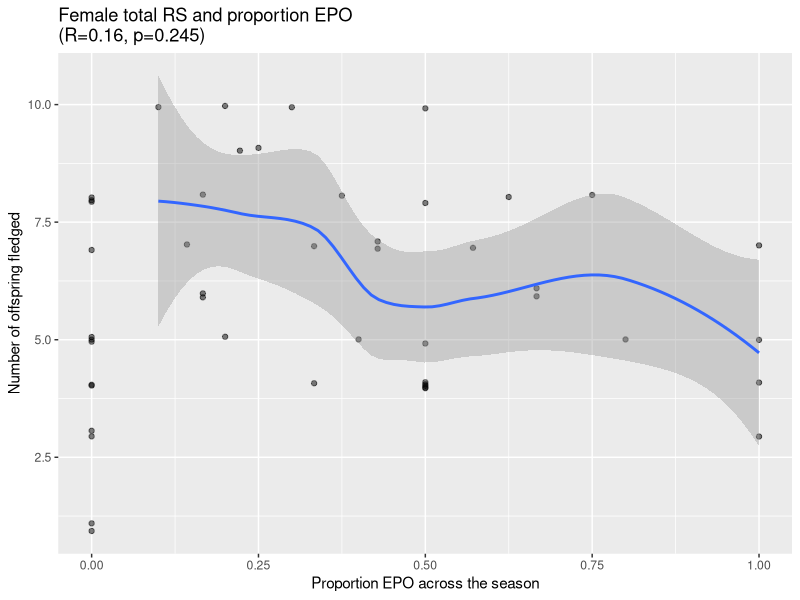
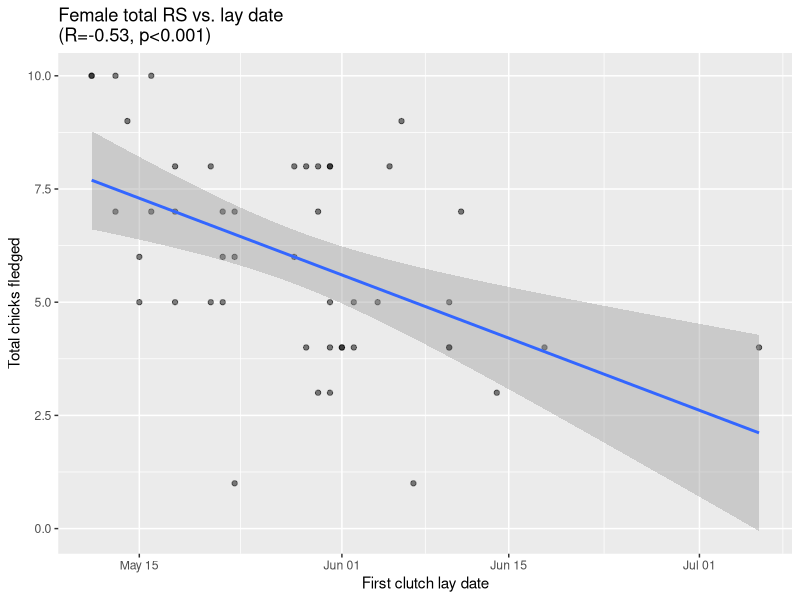
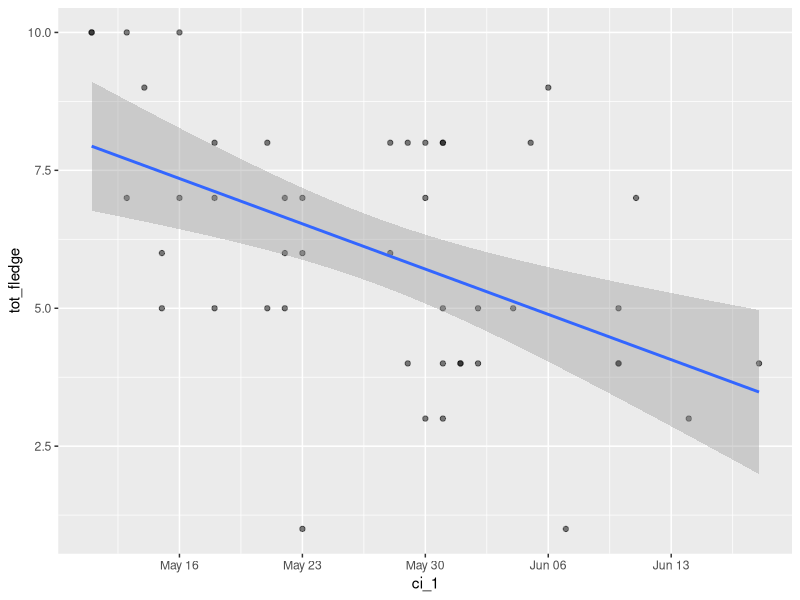
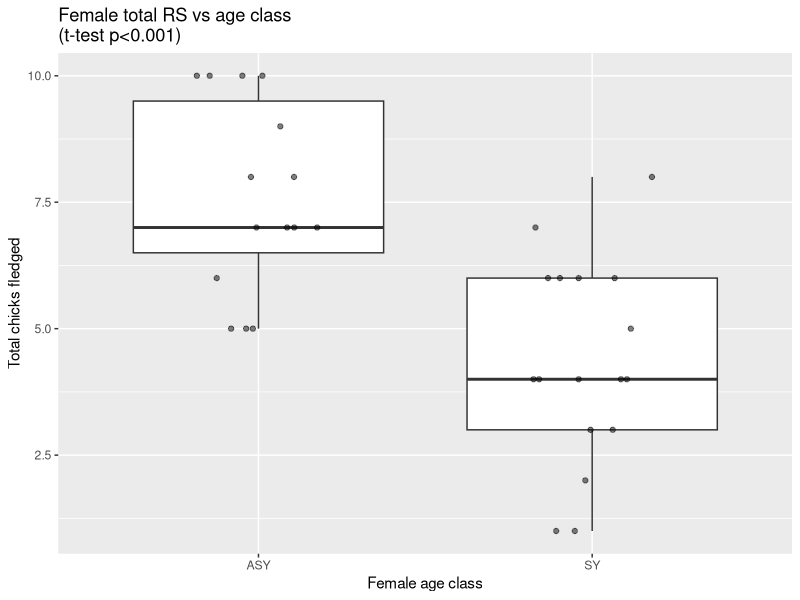
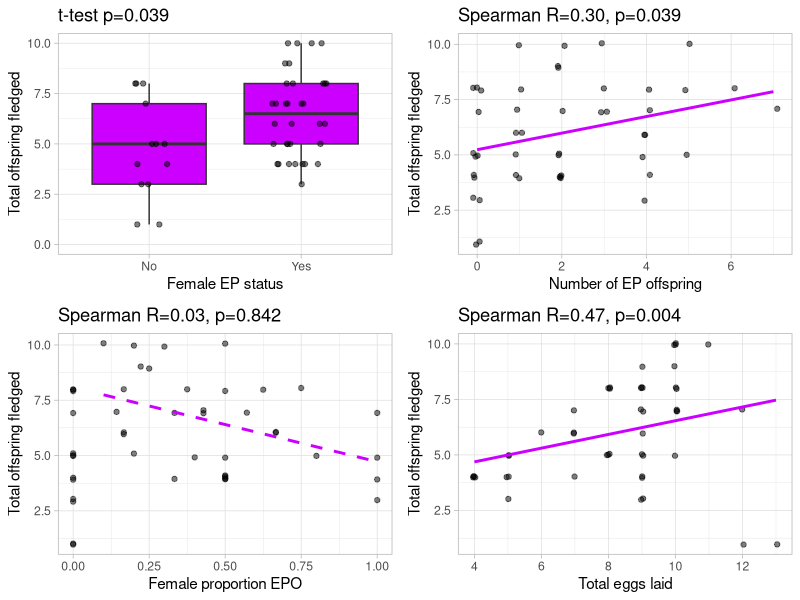
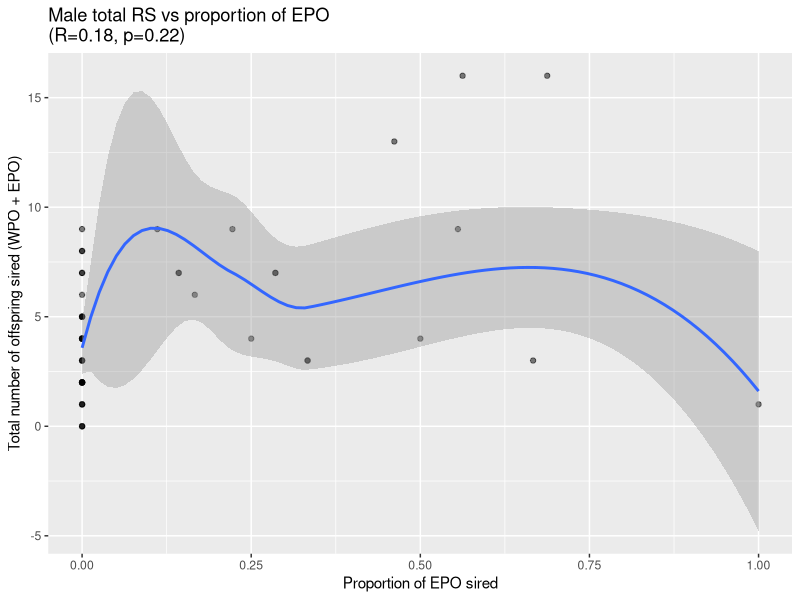
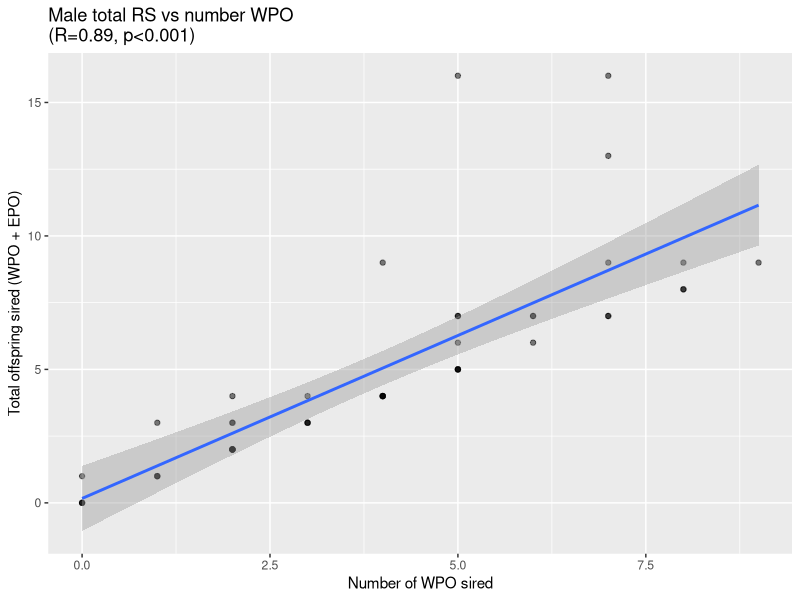
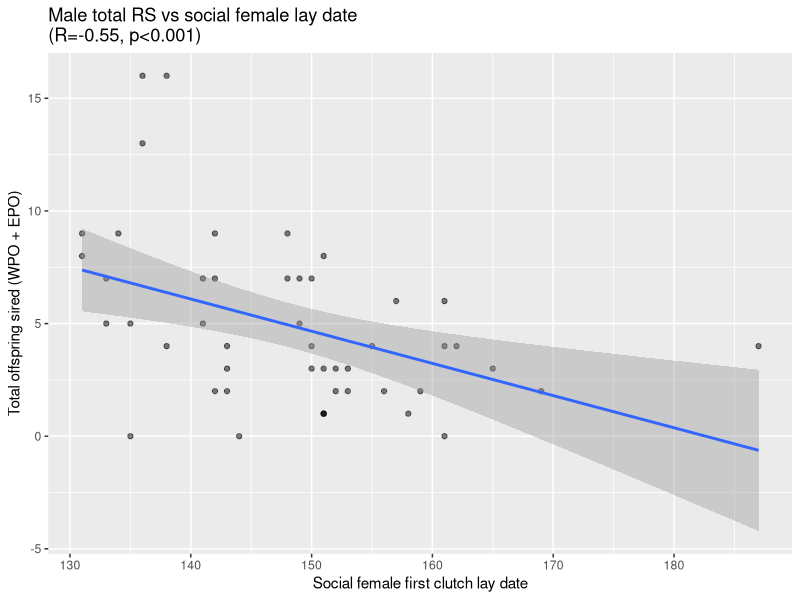

These charts were generated, in order, by the following R code:

################################################################################
# Exploratory figures for female seasonal reproductive success
# Heather Kenny-Duddela
# Aug 20, 2024
################################################################################

# load data
fem <- read.csv("input-files/female_season_table_2025-03-13.csv")

male <- read.csv("input-files/male_season_table_2025-03-13.csv")

### libraries
library(tidyverse) # ggplot2, dplyr, lubridate
library(ggpubr) # for arranging multiple plots in the same panel

# add julian date for ci
fem$ci_1 <- ymd(fem$ci_1)
fem$ci_1_julian <- yday(fem$ci_1)

male$socF_ci <- ymd(male$socF_ci)
male$socF_ci_julian <- yday(male$socF_ci)



################################################################################

fem$ep.yes.factor <- factor(fem$ep.yes, levels=c(0,1), labels=c("No","Yes"))

### Do females with EPP fledge more chicks? 
fem.epp.rs <- ggplot(fem, aes(x=ep.yes.factor, y=tot_fledge, group=ep.yes)) +
  geom_boxplot(fill="#CC00FF") +
  geom_point(alpha=0.5,
             position=position_jitter(width=0.2, height=0)) +
  xlab("Female EP status") +
  ylab("Total offspring fledged") +
  ggtitle("t-test p=0.039") +
  ylim(0,10) +
  theme_light()

# ggsave("output-files/female RS and binary EPP.png", w=4, h=6, scale=0.5)
  

t.test(tot_fledge ~ ep.yes, data=fem)
# Welch Two Sample t-test
# 
# data:  tot_fledge by ep.yes
# t = -2.2141, df = 18.958, p-value = 0.03928
# alternative hypothesis: true difference in means between group 0 and group 1 is not equal to 0
# 95 percent confidence interval:
#   -3.30994821 -0.09276673
# sample estimates:
#   mean in group 0 mean in group 1 
# 4.769231        6.470588 

cor.test(fem$tot_fledge, fem$ep.yes, method="spearman")
# Spearman's rank correlation rho
# 
# data:  fem$tot_fledge and fem$ep.yes
# S = 12207, p-value = 0.04471
# alternative hypothesis: true rho is not equal to 0
# sample estimates:
#       rho 
# 0.2942075 


### Do females with higher proportion EPO fledge more chicks? 
fem.prop.rs <- ggplot(fem, aes(x=season.prop.ep, y=tot_fledge, group=ep.yes)) +
  geom_point(alpha=0.5, 
             position=position_jitter(width=0.0, height=0.1)) +
  xlab("Female proportion EPO") +
  ylab("Total offspring fledged")+
  ggtitle("Spearman R=0.03, p=0.842") +
  geom_smooth(method=lm, se=F, linetype="dashed", color="#CC00FF")+
  theme_light() 

# ggsave("output-files/female rs and prop EPO.png", h=4, w=6.6, scale=0.5)

cor.test(fem$season.prop.ep, fem$tot_fledge, method="spearman")
# Spearman's rank correlation rho
# 
# data:  fem$season.prop.ep and fem$tot_fledge
# S = 16781, p-value = 0.8424
# alternative hypothesis: true rho is not equal to 0
# sample estimates:
#        rho 
# 0.02980223 

## check spline smooth
ggplot(fem, aes(x=season.prop.ep, y=tot_fledge, group=ep.yes)) +
  geom_point(alpha=0.5, 
             position=position_jitter(width=0.0, height=0.1)) +
  xlab("Proportion EPO across the season") +
  ylab("Number of offspring fledged") +
  ggtitle("Female total RS and proportion EPO\n(R=0.16, p=0.245)") +
  geom_smooth(method=loess)



### Do females with a higher number of EPO fledge more chicks? 
fem.num.rs <- ggplot(fem, aes(x=num.epo, y=tot_fledge)) +
  geom_point(alpha=0.5, position=position_jitter(h=0.1, w=0.1)) +
  geom_smooth(method=lm, se=F, color="#CC00FF") +
  ylab(NULL) +
  xlab("Number of EP offspring") +
  ylab("Total offspring fledged") +
  ggtitle("Spearman R=0.30, p=0.039") +
  theme_light()

ggsave("output-files/female RS and number EPO.png", h=4, w=6.6, scale=0.5)

cor.test(fem$num.epo, fem$tot_fledge, method="spearman")
# Spearman's rank correlation rho
# 
# data:  fem$num.epo and fem$tot_fledge
# S = 12065, p-value = 0.03879
# alternative hypothesis: true rho is not equal to 0
# sample estimates:
#      rho 
# 0.302467 


### Do female who lay earlier fledge more chicks?

ggplot(fem, aes(x=ci_1, y=tot_fledge)) +
         geom_point(alpha=0.5) +
  geom_smooth(method=lm) +
  xlab("First clutch lay date") +
  ylab("Total chicks fledged") +
  ggtitle("Female total RS vs. lay date\n(R=-0.53, p<0.001)")

ggsave("output-files/female RS vs lay date.png")

cor.test(fem$ci_1_julian, fem$tot_fledge, method="spearman")
# Spearman's rank correlation rho
# 
# data:  fem$ci_1_julian and fem$tot_fledge
# S = 26436, p-value = 0.0001345
# alternative hypothesis: true rho is not equal to 0
# sample estimates:
#        rho 
# -0.5284522 

# check relationship with July dates removed
fem.early <- subset(fem, fem$ci_1_julian<187)

ggplot(fem.early, aes(x=ci_1, y=tot_fledge)) +
  geom_point(alpha=0.5) +
  geom_smooth(method=lm)


### do older females have more offspring? 

# subset known age females
fem.age <- subset(fem, fem$certainty!="low")

ggplot(fem.age, aes(x=age.class, y=tot.chick)) +
  geom_boxplot() +
  geom_point(alpha=0.5, 
             position=position_jitter(width=0.2, height=0)) +
  xlab("Female age class") +
  ylab("Total chicks fledged") +
  ggtitle("Female total RS vs age class\n(t-test p<0.001)")

ggsave("output-files/female RS vs age class.png")

t.test(tot.chick ~ age.class, data=fem.age)  
# Welch Two Sample t-test
# 
# data:  tot.chick by age.class
# t = 4.0067, df = 19.383, p-value = 0.0007296
# alternative hypothesis: true difference in means between group older and group young is not equal to 0
# 95 percent confidence interval:
#   1.614017 5.134646
# sample estimates:
#   mean in group older mean in group young 
# 7.727273            4.352941 


## Do females who lay more eggs fledge more offspring? 

fem.eggs.rs <- ggplot(fem, aes(x=tot_eggs, y=tot_fledge)) +
  geom_point(alpha=0.5, position=position_jitter(h=0.05, w=0.05)) +
  geom_smooth(method=lm, se=F, color="#CC00FF")+
  ylab("Total offspring fledged") +
  xlab("Total eggs laid") +
  ggtitle("Spearman R=0.47, p=0.004") +
  theme_light()

ggsave("output-files/female RS and fecundity.png", h=6, w=8, scale=0.5)

cor.test(fem$tot_eggs, fem$tot_fledge, method="spearman")
# Spearman's rank correlation rho
# 
# data:  fem$tot_eggs and fem$tot_fledge
# S = 10225, p-value = 0.004326
# alternative hypothesis: true rho is not equal to 0
# sample estimates:
#       rho 
# 0.4088508

ggarrange(fem.epp.rs, fem.num.rs, fem.prop.rs, fem.eggs.rs, 
          nrow=2, ncol=2)

## Do females who have more mates fledge more offspring?
fem.mates.rs <- ggplot(fem, aes(x=num.tot.mates, y=tot_fledge)) +
  geom_point(alpha=0.5, position=position_jitter(h=0.05, w=0.05))+
  geom_smooth(method=lm, se=F, color="#CC00FF")+
  ylab("Total offspring fledged") +
  xlab("Total genetic sires") +
  ggtitle("Spearman R=0.39, p=0.007") +
  theme_light()

cor.test(fem$num.tot.mates, fem$tot_fledge, method="spearman")
# Spearman's rank correlation rho
# 
# data:  fem$num.tot.mates and fem$tot_fledge
# S = 10636, p-value = 0.007523
# alternative hypothesis: true rho is not equal to 0
# sample estimates:
#       rho 
# 0.3850706 


##################################################################################
# Exploratory figs for male RS

# Note that for males, we estimate RS based on the sampled chicks only, not 
# on the number that actually fledged. 

male$ep.yes.factor <- factor(male$ep.yes, levels=c(0,1), labels=c("No","Yes"))

### Do males with EP sire more chicks overall? 
male.ep.rs <- ggplot(male, aes(x=ep.yes.factor, y=tot.chick)) +
  geom_boxplot(fill="#00B0F0") + ylim(0,16) +
  geom_point(alpha=0.5,
             position=position_jitter(width=0.2, height=0))+
  xlab("Male EP status (outside social nest)") +
  ylab("Total offspring sired\n(EPO + WPO)") +
  ggtitle("t-test p=0.004")+
  theme_light()

ggsave("output-files/male RS vs binary epp.png", w=4, h=6, scale=0.5)

t.test(tot.chick ~ ep.yes, data=male)
# Welch Two Sample t-test
# 
# data:  tot.chick by ep.yes
# t = -3.2047, df = 21.647, p-value = 0.004144
# alternative hypothesis: true difference in means between group 0 and group 1 is not equal to 0
# 95 percent confidence interval:
#   -6.118842 -1.308103
# sample estimates:
#   mean in group 0 mean in group 1 
# 3.580645        7.294118 


### Do males with more EPO sire more chicks overall? 
male.num.rs <- ggplot(male, aes(x=ep.chick, y=tot.chick)) +
  geom_point(alpha=0.5, 
             position=position_jitter(h=0.1, w=0.1)) +
  geom_smooth(method=lm, se=F, color="#00B0F0") +
  xlab("Number of EPO sired") +
  ylab("Total offspring sired\n(WPO + EPO)") +
  ggtitle("Spearman R=0.50, p<0.001") +
  theme_light()

ggsave("output-files/male RS vs number EPO.png", h=4, w=6.6, scale=0.5)

cor.test(male$ep.chick, male$tot.chick, method="spearman")
# Spearman's rank correlation rho
# 
# data:  male$ep.chick and male$tot.chick
# S = 9187.5, p-value = 0.0002837
# alternative hypothesis: true rho is not equal to 0
# sample estimates:
#       rho 
# 0.5013314 


### Do males who sire a higher proportion of EP offspring have higher RS?
male.prop.rs <- ggplot(male, aes(x=prop.sired.epo, y=tot.chick)) +
  geom_point(alpha=0.5, position=position_jitter(h=0.1, w=0)) +
  geom_smooth(method=lm, se=F, linetype="solid", color="#00B0F0") +
  xlab("Proportion of total sired that are EPO") +
  ylab("Total offspring sired\n(WPO + EPO)") +
  ggtitle("Spearman R=0.39, p=0.005") +
  theme_light()

ggsave("output-files/male RS vs prop epo sired.png", h=4, w=6.6, scale=0.5)

cor.test(male$prop.sired.epo, male$tot.chick, method="spearman")
# Spearman's rank correlation rho
# 
# data:  male$prop.sired.epo and male$tot.chick
# S = 11169, p-value = 0.005624
# alternative hypothesis: true rho is not equal to 0
# sample estimates:
#       rho 
# 0.3937573 

## check spline smooth
ggplot(male, aes(x=prop.sired.epo, y=tot.chick)) +
  geom_point(alpha=0.5) +
  geom_smooth(method="loess") +
  xlab("Proportion of EPO sired") +
  ylab("Total number of offspring sired (WPO + EPO)") +
  ggtitle("Male total RS vs proportion of EPO\n(R=0.18, p=0.22)")

# check pattern of tot chick vs. WPO
male$wp.chick <- male$tot.chick - male$ep.chick

ggplot(male, aes(x=wp.chick, y=tot.chick)) +
  geom_point(alpha=0.5) +
  geom_smooth(method=lm) +
  xlab("Number of WPO sired") +
  ylab("Total offspring sired (WPO + EPO)")+
  ggtitle("Male total RS vs number WPO\n(R=0.89, p<0.001)")

ggsave("output-files/male RS vs number WPO.png")

cor.test(male$wp.chick, male$tot.chick, method="spearman")
# Spearman's rank correlation rho
# 
# data:  male$wp.chick and male$tot.chick
# S = 1236.7, p-value < 2.2e-16
# alternative hypothesis: true rho is not equal to 0
# sample estimates:
#       rho 
# 0.9328739 


### Do males whose social mates lay earlier have higher RS?
ggplot(male, aes(x=ci_julian, y=tot.chick)) +
  geom_point(alpha=0.5) +
  geom_smooth(method=lm)+
  xlab("Social female first clutch lay date") +
  ylab("Total offspring sired (WPO + EPO)") +
  ggtitle("Male total RS vs social female lay date\n(R=-0.55, p<0.001)")

ggsave("output-files/male RS vs socF lay date.png")

cor.test(male$socF_ci_julian, male$tot.chick, method="spearman")
# Spearman's rank correlation rho
# 
# data:  male$socF_ci_julian and male$tot.chick
# S = 27485, p-value = 0.0003853
# alternative hypothesis: true rho is not equal to 0
# sample estimates:
#        rho 
# -0.4917913 




### Do older males sire more offspring? 

# subset known age males
male.age <- subset(male, male$certainty!="low")

ggplot(male.age, aes(x=age.class, y=tot.chick)) +
  geom_boxplot() + ylim(0,16) +
  geom_point(alpha=0.5, 
             position=position_jitter(width=0.1, height=0)) +
  xlab("Male age class") +
  ylab("Total offspring sired (WPO + EPO)") +
  ggtitle("Male total RS vs age class for known age males\n(t-test p=0.009)")

ggsave("output-files/male RS vs age class.png")

t.test(tot.chick ~ age.class, data=male.age)
# Welch Two Sample t-test
# 
# data:  tot.chick by age.class
# t = 4.1437, df = 22.148, p-value = 0.0004199
# alternative hypothesis: true difference in means between group ASY and group SY is not equal to 0
# 95 percent confidence interval:
#   2.363293 7.095530
# sample estimates:
#   mean in group ASY  mean in group SY 
# 7.529412          2.800000 

##  Do males with more mates sire more offspring? 
male.mates.rs <- ggplot(male, aes(x=num.tot.mates, y=tot.chick)) +
  geom_point(alpha=0.5, position=position_jitter(h=0.1, w=0.1)) +
  geom_smooth(method=lm, se=F, linetype="solid", color="#00B0F0") +
  xlab("Total genetic dams") +
  ylab("Total offspring sired\n(WPO + EPO)") +
  scale_x_continuous(breaks=c(1,2,3,4,5,6)) +
  ggtitle("Spearman R=0.63, p<0.001") +
  theme_light()

cor.test(male$num.tot.mates, male$tot.chick, method="spearman")
# Spearman's rank correlation rho
# 
# data:  male$num.tot.mates and male$tot.chick
# S = 6748.2, p-value = 1.332e-06
# alternative hypothesis: true rho is not equal to 0
# sample estimates:
#       rho 
# 0.6337264 

# female and male RS in same panel ---------------------------------------------
#-------------------------------------------------------------------------------

ggarrange(fem.epp.rs, male.ep.rs, fem.num.rs, male.num.rs,
          fem.prop.rs, male.prop.rs, fem.mates.rs, male.mates.rs, fem.eggs.rs,
          nrow=5, ncol=2,
          labels=c("A","B","C","D","E","F","G","H","I"))

ggsave("RS patterns female and male combined_2025-03-13.png", h=11, w=8)


